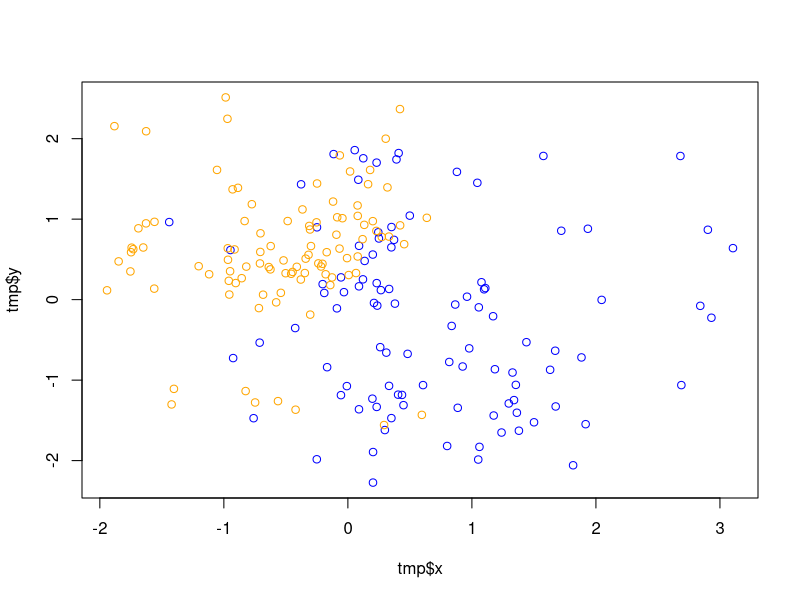

Reproduce this figure in R.
gen.dat.2.3.3 <- function( n = 200, pct = 0.5 ){
	n.blue <- floor( n * pct )
	n.orange <- n - n.blue

	foo <- function( target, n, mean.x = 0, mean.y = 0 ){
		tmp.x <- sample( rnorm( 10, mean.x ), n, replace = T )
		tmp.y <- sample( rnorm( 10, mean.y ), n, replace = T )
		
		x <- rnorm( n, 0, 1/5 ) + tmp.x
		y <- rnorm( n, 0, 1/5 ) + tmp.y

		data.frame( target = target, x = x, y = y )
	}

	blue   <- foo( "blue",   n.blue,   mean.x = 1 )
	orange <- foo( "orange", n.orange, mean.y = 1 )

	return( rbind( blue, orange ) )
}

tmp <- gen.dat.2.3.3()
plot( tmp$x, tmp$y, col = tmp$target )

